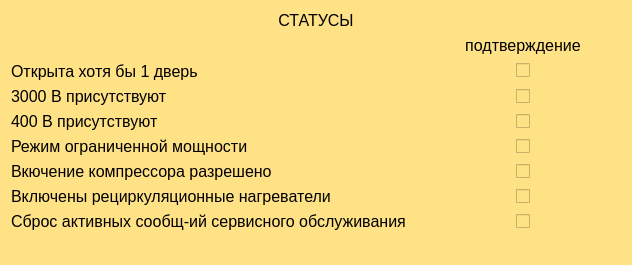
          <widget class="QWidget" name="widget_10" native="true">
           <property name="sizePolicy">
            <sizepolicy hsizetype="Expanding" vsizetype="Expanding">
             <horstretch>0</horstretch>
             <verstretch>0</verstretch>
            </sizepolicy>
           </property>
           <property name="styleSheet">
            <string notr="true">background-color: rgb(255, 225, 134);</string>
           </property>
           <layout class="QVBoxLayout" name="verticalLayout_10">
            <item>
             <widget class="QLabel" name="label_23">
              <property name="font">
               <font>
                <pointsize>12</pointsize>
               </font>
              </property>
              <property name="text">
               <string>СТАТУСЫ</string>
              </property>
              <property name="alignment">
               <set>Qt::AlignCenter</set>
              </property>
             </widget>
            </item>
            <item>
             <layout class="QGridLayout" name="gridLayout_3">
              <item row="3" column="1">
               <widget class="QWidget" name="widget_21" native="true">
                <layout class="QHBoxLayout" name="horizontalLayout_13">
                 <property name="spacing">
                  <number>0</number>
                 </property>
                 <property name="leftMargin">
                  <number>0</number>
                 </property>
                 <property name="topMargin">
                  <number>0</number>
                 </property>
                 <property name="rightMargin">
                  <number>0</number>
                 </property>
                 <property name="bottomMargin">
                  <number>0</number>
                 </property>
                 <item>
                  <spacer name="horizontalSpacer_28">
                   <property name="orientation">
                    <enum>Qt::Horizontal</enum>
                   </property>
                   <property name="sizeHint" stdset="0">
                    <size>
                     <width>47</width>
                     <height>10</height>
                    </size>
                   </property>
                  </spacer>
                 </item>
                </layout>
               </widget>
              </item>
              <item row="5" column="0">
               <widget class="QLabel" name="label_41">
                <property name="font">
                 <font>
                  <pointsize>12</pointsize>
                 </font>
                </property>
                <property name="text">
                 <string>Режим ограниченной мощности</string>
                </property>
               </widget>
              </item>
              <item row="4" column="1">
               <widget class="QWidget" name="widget_46" native="true">
                <layout class="QHBoxLayout" name="horizontalLayout_39">
                 <property name="spacing">
                  <number>0</number>
                 </property>
                 <property name="leftMargin">
                  <number>0</number>
                 </property>
                 <property name="topMargin">
                  <number>0</number>
                 </property>
                 <property name="rightMargin">
                  <number>0</number>
                 </property>
                 <property name="bottomMargin">
                  <number>0</number>
                 </property>
                 <item>
                  <spacer name="horizontalSpacer_74">
                   <property name="orientation">
                    <enum>Qt::Horizontal</enum>
                   </property>
                   <property name="sizeHint" stdset="0">
                    <size>
                     <width>47</width>
                     <height>10</height>
                    </size>
                   </property>
                  </spacer>
                 </item>
                </layout>
               </widget>
              </item>
              <item row="6" column="0">
               <widget class="QLabel" name="label_43">
                <property name="font">
                 <font>
                  <pointsize>12</pointsize>
                 </font>
                </property>
                <property name="text">
                 <string>Вкючение компрессора разрешено</string>
                </property>
               </widget>
              </item>
              <item row="4" column="0">
               <widget class="QLabel" name="label_37">
                <property name="font">
                 <font>
                  <pointsize>12</pointsize>
                 </font>
                </property>
                <property name="text">
                 <string>400 В присутствуют</string>
                </property>
               </widget>
              </item>
              <item row="6" column="2">
               <widget class="QWidget" name="widget_53" native="true">
                <layout class="QHBoxLayout" name="horizontalLayout_46">
                 <property name="spacing">
                  <number>0</number>
                 </property>
                 <property name="leftMargin">
                  <number>0</number>
                 </property>
                 <property name="topMargin">
                  <number>0</number>
                 </property>
                 <property name="rightMargin">
                  <number>0</number>
                 </property>
                 <property name="bottomMargin">
                  <number>0</number>
                 </property>
                 <item>
                  <spacer name="horizontalSpacer_87">
                   <property name="orientation">
                    <enum>Qt::Horizontal</enum>
                   </property>
                   <property name="sizeHint" stdset="0">
                    <size>
                     <width>5</width>
                     <height>10</height>
                    </size>
                   </property>
                  </spacer>
                 </item>
                 <item>
                  <widget class="QCheckBox" name="checkBox_36">
                   <property name="text">
                    <string/>
                   </property>
                  </widget>
                 </item>
                 <item>
                  <spacer name="horizontalSpacer_88">
                   <property name="orientation">
                    <enum>Qt::Horizontal</enum>
                   </property>
                   <property name="sizeHint" stdset="0">
                    <size>
                     <width>6</width>
                     <height>10</height>
                    </size>
                   </property>
                  </spacer>
                 </item>
                </layout>
               </widget>
              </item>
              <item row="6" column="1">
               <widget class="QWidget" name="widget_47" native="true">
                <layout class="QHBoxLayout" name="horizontalLayout_40">
                 <property name="spacing">
                  <number>0</number>
                 </property>
                 <property name="leftMargin">
                  <number>0</number>
                 </property>
                 <property name="topMargin">
                  <number>0</number>
                 </property>
                 <property name="rightMargin">
                  <number>0</number>
                 </property>
                 <property name="bottomMargin">
                  <number>0</number>
                 </property>
                 <item>
                  <spacer name="horizontalSpacer_76">
                   <property name="orientation">
                    <enum>Qt::Horizontal</enum>
                   </property>
                   <property name="sizeHint" stdset="0">
                    <size>
                     <width>47</width>
                     <height>10</height>
                    </size>
                   </property>
                  </spacer>
                 </item>
                </layout>
               </widget>
              </item>
              <item row="4" column="2">
               <widget class="QWidget" name="widget_51" native="true">
                <layout class="QHBoxLayout" name="horizontalLayout_44">
                 <property name="spacing">
                  <number>0</number>
                 </property>
                 <property name="leftMargin">
                  <number>0</number>
                 </property>
                 <property name="topMargin">
                  <number>0</number>
                 </property>
                 <property name="rightMargin">
                  <number>0</number>
                 </property>
                 <property name="bottomMargin">
                  <number>0</number>
                 </property>
                 <item>
                  <spacer name="horizontalSpacer_83">
                   <property name="orientation">
                    <enum>Qt::Horizontal</enum>
                   </property>
                   <property name="sizeHint" stdset="0">
                    <size>
                     <width>5</width>
                     <height>10</height>
                    </size>
                   </property>
                  </spacer>
                 </item>
                 <item>
                  <widget class="QCheckBox" name="checkBox_34">
                   <property name="text">
                    <string/>
                   </property>
                  </widget>
                 </item>
                 <item>
                  <spacer name="horizontalSpacer_84">
                   <property name="orientation">
                    <enum>Qt::Horizontal</enum>
                   </property>
                   <property name="sizeHint" stdset="0">
                    <size>
                     <width>6</width>
                     <height>10</height>
                    </size>
                   </property>
                  </spacer>
                 </item>
                </layout>
               </widget>
              </item>
              <item row="5" column="2">
               <widget class="QWidget" name="widget_52" native="true">
                <layout class="QHBoxLayout" name="horizontalLayout_45">
                 <property name="spacing">
                  <number>0</number>
                 </property>
                 <property name="leftMargin">
                  <number>0</number>
                 </property>
                 <property name="topMargin">
                  <number>0</number>
                 </property>
                 <property name="rightMargin">
                  <number>0</number>
                 </property>
                 <property name="bottomMargin">
                  <number>0</number>
                 </property>
                 <item>
                  <spacer name="horizontalSpacer_85">
                   <property name="orientation">
                    <enum>Qt::Horizontal</enum>
                   </property>
                   <property name="sizeHint" stdset="0">
                    <size>
                     <width>5</width>
                     <height>10</height>
                    </size>
                   </property>
                  </spacer>
                 </item>
                 <item>
                  <widget class="QCheckBox" name="checkBox_35">
                   <property name="text">
                    <string/>
                   </property>
                  </widget>
                 </item>
                 <item>
                  <spacer name="horizontalSpacer_86">
                   <property name="orientation">
                    <enum>Qt::Horizontal</enum>
                   </property>
                   <property name="sizeHint" stdset="0">
                    <size>
                     <width>6</width>
                     <height>10</height>
                    </size>
                   </property>
                  </spacer>
                 </item>
                </layout>
               </widget>
              </item>
              <item row="5" column="1">
               <widget class="QWidget" name="widget_48" native="true">
                <layout class="QHBoxLayout" name="horizontalLayout_41">
                 <property name="spacing">
                  <number>0</number>
                 </property>
                 <property name="leftMargin">
                  <number>0</number>
                 </property>
                 <property name="topMargin">
                  <number>0</number>
                 </property>
                 <property name="rightMargin">
                  <number>0</number>
                 </property>
                 <property name="bottomMargin">
                  <number>0</number>
                 </property>
                 <item>
                  <spacer name="horizontalSpacer_78">
                   <property name="orientation">
                    <enum>Qt::Horizontal</enum>
                   </property>
                   <property name="sizeHint" stdset="0">
                    <size>
                     <width>47</width>
                     <height>10</height>
                    </size>
                   </property>
                  </spacer>
                 </item>
                </layout>
               </widget>
              </item>
              <item row="2" column="1">
               <widget class="QWidget" name="widget_49" native="true">
                <layout class="QHBoxLayout" name="horizontalLayout_42">
                 <property name="spacing">
                  <number>0</number>
                 </property>
                 <property name="leftMargin">
                  <number>0</number>
                 </property>
                 <property name="topMargin">
                  <number>0</number>
                 </property>
                 <property name="rightMargin">
                  <number>0</number>
                 </property>
                 <property name="bottomMargin">
                  <number>0</number>
                 </property>
                 <item>
                  <spacer name="horizontalSpacer_80">
                   <property name="orientation">
                    <enum>Qt::Horizontal</enum>
                   </property>
                   <property name="sizeHint" stdset="0">
                    <size>
                     <width>47</width>
                     <height>10</height>
                    </size>
                   </property>
                  </spacer>
                 </item>
                </layout>
               </widget>
              </item>
              <item row="3" column="0">
               <widget class="QLabel" name="label_39">
                <property name="font">
                 <font>
                  <pointsize>12</pointsize>
                 </font>
                </property>
                <property name="text">
                 <string>3000 В присутствуют</string>
                </property>
               </widget>
              </item>
              <item row="1" column="2">
               <widget class="QLabel" name="label_45">
                <property name="font">
                 <font>
                  <pointsize>12</pointsize>
                 </font>
                </property>
                <property name="text">
                 <string>подтверждение</string>
                </property>
                <property name="alignment">
                 <set>Qt::AlignCenter</set>
                </property>
               </widget>
              </item>
              <item row="8" column="2">
               <widget class="QWidget" name="widget_55" native="true">
                <layout class="QHBoxLayout" name="horizontalLayout_48">
                 <property name="spacing">
                  <number>0</number>
                 </property>
                 <property name="leftMargin">
                  <number>0</number>
                 </property>
                 <property name="topMargin">
                  <number>0</number>
                 </property>
                 <property name="rightMargin">
                  <number>0</number>
                 </property>
                 <property name="bottomMargin">
                  <number>0</number>
                 </property>
                 <item>
                  <spacer name="horizontalSpacer_91">
                   <property name="orientation">
                    <enum>Qt::Horizontal</enum>
                   </property>
                   <property name="sizeHint" stdset="0">
                    <size>
                     <width>5</width>
                     <height>10</height>
                    </size>
                   </property>
                  </spacer>
                 </item>
                 <item>
                  <widget class="QCheckBox" name="checkBox_38">
                   <property name="text">
                    <string/>
                   </property>
                  </widget>
                 </item>
                 <item>
                  <spacer name="horizontalSpacer_92">
                   <property name="orientation">
                    <enum>Qt::Horizontal</enum>
                   </property>
                   <property name="sizeHint" stdset="0">
                    <size>
                     <width>6</width>
                     <height>10</height>
                    </size>
                   </property>
                  </spacer>
                 </item>
                </layout>
               </widget>
              </item>
              <item row="7" column="0">
               <widget class="QLabel" name="label_38">
                <property name="font">
                 <font>
                  <pointsize>12</pointsize>
                 </font>
                </property>
                <property name="text">
                 <string>Включены рециркуляционные нагреватели</string>
                </property>
               </widget>
              </item>
              <item row="7" column="2">
               <widget class="QWidget" name="widget_54" native="true">
                <layout class="QHBoxLayout" name="horizontalLayout_47">
                 <property name="spacing">
                  <number>0</number>
                 </property>
                 <property name="leftMargin">
                  <number>0</number>
                 </property>
                 <property name="topMargin">
                  <number>0</number>
                 </property>
                 <property name="rightMargin">
                  <number>0</number>
                 </property>
                 <property name="bottomMargin">
                  <number>0</number>
                 </property>
                 <item>
                  <spacer name="horizontalSpacer_89">
                   <property name="orientation">
                    <enum>Qt::Horizontal</enum>
                   </property>
                   <property name="sizeHint" stdset="0">
                    <size>
                     <width>5</width>
                     <height>10</height>
                    </size>
                   </property>
                  </spacer>
                 </item>
                 <item>
                  <widget class="QCheckBox" name="checkBox_37">
                   <property name="text">
                    <string/>
                   </property>
                  </widget>
                 </item>
                 <item>
                  <spacer name="horizontalSpacer_90">
                   <property name="orientation">
                    <enum>Qt::Horizontal</enum>
                   </property>
                   <property name="sizeHint" stdset="0">
                    <size>
                     <width>6</width>
                     <height>10</height>
                    </size>
                   </property>
                  </spacer>
                 </item>
                </layout>
               </widget>
              </item>
              <item row="8" column="0">
               <widget class="QLabel" name="label_40">
                <property name="font">
                 <font>
                  <pointsize>12</pointsize>
                 </font>
                </property>
                <property name="text">
                 <string>Сброс активных сообщ-ий сервисного обслуживания</string>
                </property>
               </widget>
              </item>
              <item row="2" column="0">
               <widget class="QLabel" name="label_75">
                <property name="font">
                 <font>
                  <pointsize>12</pointsize>
                 </font>
                </property>
                <property name="text">
                 <string>Открыта хотя бы 1 дверь</string>
                </property>
               </widget>
              </item>
              <item row="2" column="2">
               <widget class="QWidget" name="widget_50" native="true">
                <layout class="QHBoxLayout" name="horizontalLayout_43">
                 <property name="spacing">
                  <number>0</number>
                 </property>
                 <property name="leftMargin">
                  <number>0</number>
                 </property>
                 <property name="topMargin">
                  <number>0</number>
                 </property>
                 <property name="rightMargin">
                  <number>0</number>
                 </property>
                 <property name="bottomMargin">
                  <number>0</number>
                 </property>
                 <item>
                  <spacer name="horizontalSpacer_81">
                   <property name="orientation">
                    <enum>Qt::Horizontal</enum>
                   </property>
                   <property name="sizeHint" stdset="0">
                    <size>
                     <width>5</width>
                     <height>10</height>
                    </size>
                   </property>
                  </spacer>
                 </item>
                 <item>
                  <widget class="QCheckBox" name="checkBox_33">
                   <property name="text">
                    <string/>
                   </property>
                  </widget>
                 </item>
                 <item>
                  <spacer name="horizontalSpacer_82">
                   <property name="orientation">
                    <enum>Qt::Horizontal</enum>
                   </property>
                   <property name="sizeHint" stdset="0">
                    <size>
                     <width>6</width>
                     <height>10</height>
                    </size>
                   </property>
                  </spacer>
                 </item>
                </layout>
               </widget>
              </item>
              <item row="3" column="2">
               <widget class="QWidget" name="widget_22" native="true">
                <layout class="QHBoxLayout" name="horizontalLayout_14">
                 <property name="spacing">
                  <number>0</number>
                 </property>
                 <property name="leftMargin">
                  <number>0</number>
                 </property>
                 <property name="topMargin">
                  <number>0</number>
                 </property>
                 <property name="rightMargin">
                  <number>0</number>
                 </property>
                 <property name="bottomMargin">
                  <number>0</number>
                 </property>
                 <item>
                  <spacer name="horizontalSpacer_30">
                   <property name="orientation">
                    <enum>Qt::Horizontal</enum>
                   </property>
                   <property name="sizeHint" stdset="0">
                    <size>
                     <width>5</width>
                     <height>10</height>
                    </size>
                   </property>
                  </spacer>
                 </item>
                 <item>
                  <widget class="QCheckBox" name="checkBox_11">
                   <property name="text">
                    <string/>
                   </property>
                  </widget>
                 </item>
                 <item>
                  <spacer name="horizontalSpacer_31">
                   <property name="orientation">
                    <enum>Qt::Horizontal</enum>
                   </property>
                   <property name="sizeHint" stdset="0">
                    <size>
                     <width>6</width>
                     <height>10</height>
                    </size>
                   </property>
                  </spacer>
                 </item>
                </layout>
               </widget>
              </item>
              <item row="2" column="3">
               <spacer name="horizontalSpacer_11">
                <property name="orientation">
                 <enum>Qt::Horizontal</enum>
                </property>
                <property name="sizeHint" stdset="0">
                 <size>
                  <width>40</width>
                  <height>20</height>
                 </size>
                </property>
               </spacer>
              </item>
             </layout>
            </item>
            <item>
             <spacer name="verticalSpacer_3">
              <property name="orientation">
               <enum>Qt::Vertical</enum>
              </property>
              <property name="sizeHint" stdset="0">
               <size>
                <width>20</width>
                <height>23</height>
               </size>
              </property>
             </spacer>
            </item>
           </layout>
          </widget>
